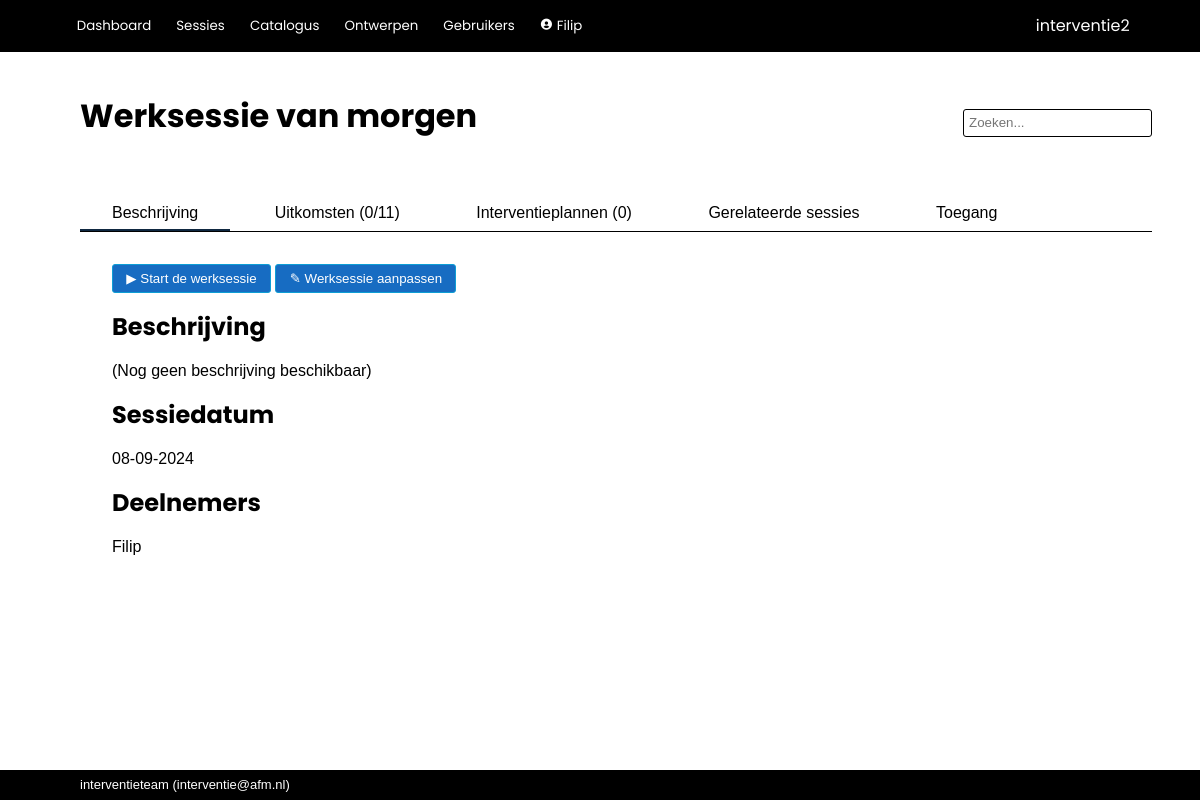
Before: /worksession/4 (signed in) with the older database file.
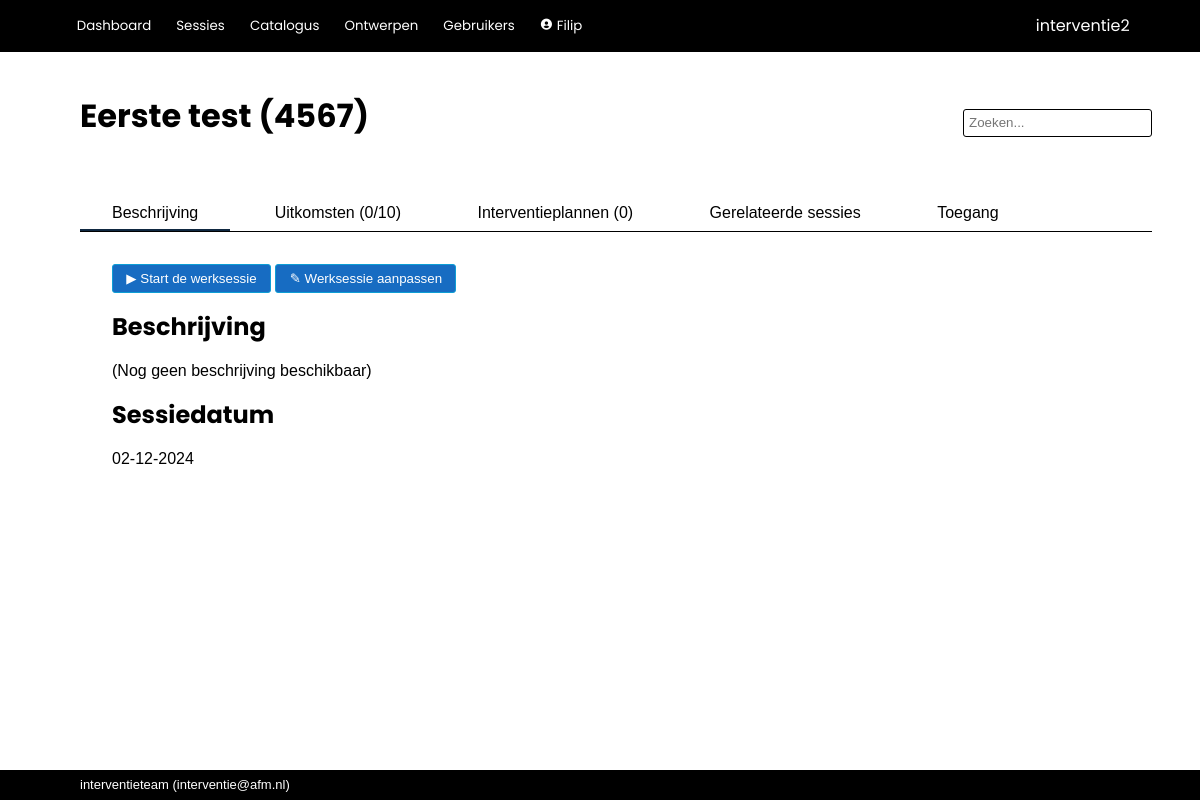
After: the same page with the newer database file.
### interventie2/models.py (models this page shows, shortened)
class Worksession(db.Model):
    __tablename__ = 'worksessions'
    id            = db.Column(db.Integer, primary_key=True)
    name          = db.Column(db.String(100), nullable=False)
    date_modified = db.Column(db.DateTime(timezone=True), server_default=func.now())
    parent_id     = db.Column(db.Integer, db.ForeignKey('worksessions.id'))
    child_description = db.Column(db.String(2000), nullable=False, default="")
    participants  = db.Column(db.String(500), nullable=False, default="")
    date          = db.Column(db.DateTime(timezone=True))
    project_number= db.Column(db.String(100))
    description   = db.Column(db.String(2000), nullable=False, default="")
    effect        = db.Column(db.String(2000), nullable=False, default="")
    link_to_page  = db.Column(db.String(1000), nullable=False, default="")
    show_instruments = db.Column(db.Boolean, default=True)
    mark_top_instruments = db.Column(db.Integer, nullable=False, default=1)
    show_rest_instruments = db.Column(db.Boolean, default=False)
    show_tags     = db.Column(db.Boolean, default=True)
    presenter_mode_zoom = db.Column(db.Numeric(3,2), nullable=False, default=1.25)
    presenter_mode_color_title = db.Column(db.String(7))
    presenter_mode_text_color_title = db.Column(db.String(7))
    presenter_mode_color_nav = db.Column(db.String(7))
    presenter_mode_text_color = db.Column(db.String(7))
    presenter_mode_text_color_nav = db.Column(db.String(7))
    presenter_mode_color_coll = db.Column(db.String(7))
    presenter_mode_text_color_coll = db.Column(db.String(7))
    presenter_mode_color_highlight = db.Column(db.String(7))
    presenter_mode_text_color_highlight = db.Column(db.String(7))
    presenter_mode_text_color_heading = db.Column(db.String(7))
    presenter_mode_background_color1 = db.Column(db.String(7))
    presenter_mode_background_color2 = db.Column(db.String(7))
    archived      = db.Column(db.Boolean, default=False)
    question_set_id = db.Column(db.Integer, db.ForeignKey('question_sets.id'))
    process_id    = db.Column(db.Integer, db.ForeignKey('processes.id'), nullable=False, default=1)
    enable_voting = db.Column(db.Boolean, default=False)
    voting_key    = db.Column(db.String(6), nullable=False, default=generate_secret_key(6))
    creator_id    = db.Column(db.Integer, db.ForeignKey('users.id'))
    secret_key    = db.Column(db.String(20), nullable=False, default=generate_secret_key())
    parent = relationship('Worksession', remote_side=[id], backref='children')
    creator = relationship('User', back_populates='worksession')
    allowed_users = relationship('User', secondary='worksession_access', back_populates='allowed_worksessions')
    answers = relationship('Answer', back_populates='worksession', cascade='all, delete-orphan')
    votes = relationship('Votes', back_populates='worksession', cascade='all, delete-orphan')
    question_set = relationship('QuestionSet')
    process = relationship('Process')
    plan = relationship('Plan', back_populates='worksession', cascade='all, delete-orphan')
    def completion(self, perc=False, raw=False, dec=0):
        given_answers = 0
        for a in self.answers:
            if a.completed():
                given_answers += 1
        if perc:
            return f'{round((given_answers/(1.0*self.question_set.size()))*100,dec)}%'
        if raw:
            return given_answers/(1.0*self.question_set.size())
        return f'{given_answers}/{self.question_set.size()}'
    def is_option_selected(self, option):
        for answer in self.answers:
            for selection in answer.selection:
                if option == selection.option:
                    return True
        return False

class Question(db.Model):
    __tablename__ = 'questions'
    id            = db.Column(db.Integer, primary_key=True)
    name          = db.Column(db.String(500), nullable=False)
    description   = db.Column(db.String(2000), nullable=False, default="")
    question_set_id = db.Column(db.Integer, db.ForeignKey('question_sets.id'))  #references question_sets.id
    allow_motivation = db.Column(db.Boolean, nullable=False, default=True)
    allow_choice  = db.Column(db.Boolean, nullable=False, default=True)
    allow_multiselect = db.Column(db.Boolean, nullable=False, default=False)
    allow_weight  = db.Column(db.Boolean, nullable=False, default=False)
    order         = db.Column(db.Integer, nullable=False, default=100)
    required_active_tags = relationship('Tag', secondary='question_required_tags')
    options = relationship('Option', cascade='all, delete-orphan')
    question_set = relationship('QuestionSet', back_populates='questions')
    @hybrid_property
    def is_category(self):
        return (not(self.allow_motivation or self.allow_choice))

### interventie2/main/routes.py (the view)
@main.route('/worksession/<int:worksession_id>', methods=['GET', 'POST'])
@login_required
def show_worksession(worksession_id):
	if not current_user.role.see_all_worksessions and current_user not in Worksession.query.get(worksession_id).allowed_users:
		return render_template('error/index.html', title='Onvoldoende rechten', message='Onvoldoende rechten om deze sessie te zien.')
	question_sets =  QuestionSet.query.order_by(QuestionSet.name)
	worksession = Worksession.query.get(worksession_id)
	related_worksessions = Worksession.query.filter_by(project_number=worksession.project_number).order_by(Worksession.name)
	advisor = Advisor(worksession=worksession, instruments=Instrument.query.all())
	to_be_hashed = f'{date.today()}{worksession.secret_key}'
	invitation_string = hashlib.sha1(to_be_hashed.encode('utf-8')).hexdigest()
	form = EditWorksessionAccessForm()
	form.user.choices = [(user.id, user.name) for user in User.query.order_by(User.name)]
	if form.validate_on_submit():
		for user_id in form.user.data:
			worksession.allowed_users.append(User.query.get(user_id))
		db.session.commit()
	elif request.method == "GET":
		pass
	return render_template('main/worksession.html',
						question_sets=question_sets,
						worksession=worksession,
						related_worksessions=related_worksessions,
						advisor=advisor,
						form=form,
						invitation_string=invitation_string)

### interventie2/forms.py
class EditWorksessionAccessForm(FlaskForm):
    user               = SelectMultipleField('Gebruiker', coerce=int)
    submit             = SubmitField('Toevoegen')

### interventie2/classes.py (called while the page is built)
    def add_worksession(self, worksession):
        self.add_forbidden_tag(worksession.question_set.forbidden_tags)
        self.add_mandatory_tag(worksession.question_set.mandatory_tags)
        self.add_questionnaire(worksession)

    def add_instrument(self, instrument):
        if len(instrument) == 1: instrument = [instrument]
        self.all_instruments.extend(instrument)

    def add_questionnaire(self, worksession):
        for question in worksession.question_set.questions:
            answer = Answer.query.filter_by(worksession=worksession, question=question).first()
            question_with_answers = QuestionWithAnswers(question, answer)
            self.questionnaire.append(question_with_answers)

    def add_forbidden_tag(self, forbidden_tag):
        self.forbidden_tags.extend(forbidden_tag)

    def add_mandatory_tag(self, mandatory_tag):
        self.mandatory_tags.extend(mandatory_tag)

    def get_active_tags(self):
        self.update()
        return self.active_tags

### interventie2/main/templates/main/worksession.html (shortened to what this page needs)
{% extends 'base.html' %}
{% block page_title %}
{{ worksession.name }} {% if worksession.project_number != "" %}({{ worksession.project_number }}){% endif %}
{% endblock %}
{% block tabs %}
<div class="tab_bar">
    <button class="tablinks" onclick="switch_tab(event, 'ws_main')" id="defaultOpen">Beschrijving</button>
    <button class="tablinks" onclick="switch_tab(event, 'ws_summary')">Uitkomsten ({{ worksession.completion() }})</button>
    <button class="tablinks" onclick="switch_tab(event, 'ws_plans')">Interventieplannen ({{ worksession.plan | count }})</button>
    <button class="tablinks" onclick="switch_tab(event, 'ws_related')">Gerelateerde sessies</button>
    <button class="tablinks" onclick="switch_tab(event, 'ws_settings')">Toegang</button>
</div>
{% endblock %}
{% block body %}
<div id="ws_main" class="tabcontent text_area">
        <a href="{{ url_for('main.case', worksession_id=worksession.id) }}"><button type="button">▶︎ Start de werksessie</button></a>
        <a href="{{ url_for('main.edit_worksession', worksession_id=worksession.id) }}"><button type="button">✎ Werksessie aanpassen</button></a>
    <h1>Beschrijving
    </h1>
    {% if worksession.description | length == 0 %}
        (Nog geen beschrijving beschikbaar)
    {% endif %}
    <h1>Sessiedatum</h1>
    {{ worksession.date.strftime('%d-%m-%Y') }}
    {% if worksession.participants | length > 0 %}
        <h1>Deelnemers</h1>
        {{ worksession.participants | escape | markdown }}
    {% endif %}
</div>
{% endblock %}

Changed rows visible on the page:
no longer on this page (row unchanged): Question: completion "0/11"
changed Worksession: name "Werksessie van morgen" → "Eerste test"; project_number (not shown) → "4567"; date "08-09-2024" → "02-12-2024"; participants "Filip" → (not shown)
now on this page (row unchanged): Question: completion "0/10"
Other visible differences:
text no longer shown: "Deelnemers"
